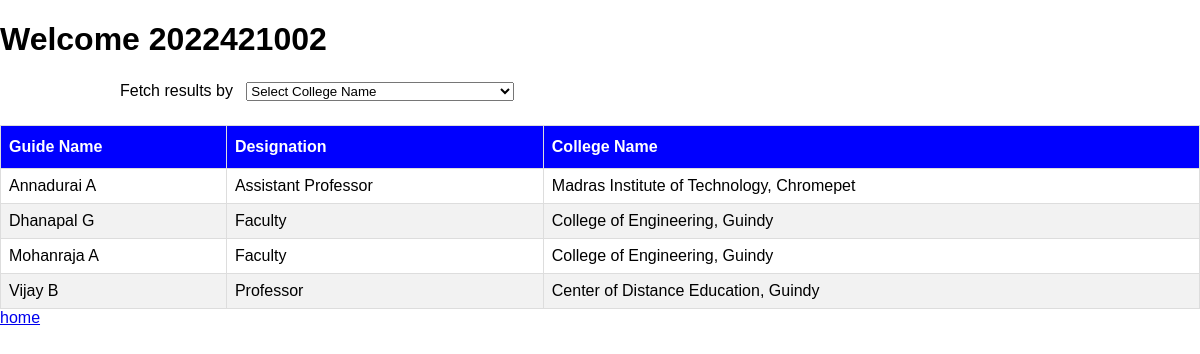
The app's page /student/guidelist.php (signed in) with its own data.
### tables this page shows
CREATE TABLE `guide` (
  `guideid` varchar(5) NOT NULL,
  `name` varchar(50) NOT NULL,
  `designation` varchar(50) NOT NULL,
  `college` varchar(50) NOT NULL,
  `emailid` varchar(50) NOT NULL,
  `phoneno` varchar(10) NOT NULL
);

### student/guidelist.php (the view, shortened to what this page needs)
<?php
include "../connect.php";
?>
<!DOCTYPE html>
<html lang="en">
<head>
  <link rel="stylesheet" href="https://maxcdn.bootstrapcdn.com/bootstrap/4.5.2/css/bootstap.min.css">
</head>
<body>
    <h1 class="text-center text-success mt-5">Welcome
    <?php echo $_SESSION['regno']; ?>
    </h1>
    <div id="filter">
        <span>Fetch results by &nbsp;</span>
        <select name="fetchval" id="fetchval">
            <option value="" disabled="" selected="">Select College Name</option>
        </select>
    </div>
    <div class="container">
        <table id="list" class="table">
            <thead>
                <tr>
                    <th>Guide Name</th>
                    <th>Designation</th>
                    <th>College Name</th>
                </tr>
            </thead>
            <tbody>
                <?php
                $query = "SELECT * FROM `guide`";
                $res = mysqli_query($conn, $query);
                while($row = mysqli_fetch_assoc($res)){
                ?>
                <tr>
                    <td><?php echo $row['name']?></td>
                    <td><?php echo $row['designation']?></td>
                    <td><?php echo $row['college']?></td>
                </tr>
                <?php
                }
                ?>
            </tbody>
        </table>
        <a href="../student/home.php">home</a>
    </div>
</body>
</html>

### student/guidelist.php (style rules this page uses)
body { margin: 0; padding: 0; font-family: "helvetica", sans-serif; }
#filter { margin-left: 10%; margin-top: 2%; margin-bottom: 2%; }
#list { font-family: Arial, Helvetica, sans-serif; border-collapse: collapse; width: 100%; }
#list td, #list th { border: 1px solid #ddd; padding: 8px; }
#list tr:nth-child(even) { background-color: #f2f2f2; }
#list th { padding-top: 12px; padding-bottom: 12px; text-align: left; background-color: blue; color: white; }

### records on screen
guide: name "Annadurai A", designation "Assistant Professor", college "Madras Institute of Technology, Chromepet"
guide: name "Dhanapal G", designation "Faculty", college "College of Engineering, Guindy"
guide: name "Mohanraja A", designation "Faculty", college "College of Engineering, Guindy"
guide: name "Vijay B", designation "Professor", college "Center of Distance Education, Guindy"

### other values on screen
$_SESSION['regno'] "2022421002"
